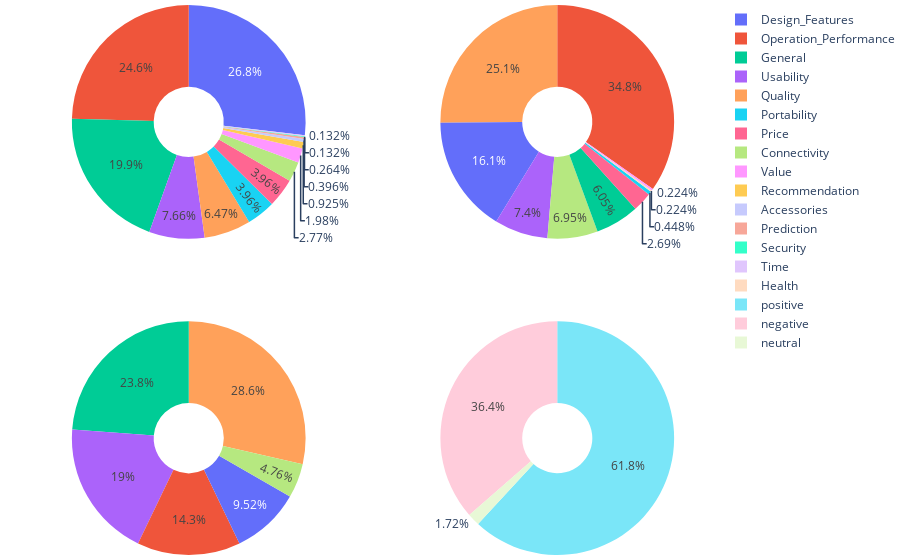

This figure's notebook cell:
### Code cell
import plotly.graph_objects as go
from plotly.subplots import make_subplots

# Create subplots: use 'domain' type for Pie subplot
fig = make_subplots(rows=2, cols=2, specs=[[{'type':'domain'}, {'type':'domain'}], [{'type':'domain'}, {'type':'domain'}]])
fig.add_trace(go.Pie(labels=df_cat.loc[df_cat['pol']=="positive",'cat'], 
                     values=df_cat.loc[df_cat['pol']=="positive",'counts'], 
                      name="pos"), 1, 1) #scalegroup='on',
fig.add_trace(go.Pie(labels=df_cat.loc[df_cat['pol']=="neutral",'cat'], 
                     values=df_cat.loc[df_cat['pol']=="neutral",'counts'], 
                     name="neu"), 2, 1) #scalegroup='on',
fig.add_trace(go.Pie(labels=df_cat.loc[df_cat['pol']=="negative",'cat'], 
                     values=df_cat.loc[df_cat['pol']=="negative",'counts'], 
                     name="neg"), 1, 2) #scalegroup='on'
fig.add_trace(go.Pie(labels=df_cat['pol'], 
                     values=df_cat['counts'], 
                     name="pol"), 2, 2)

# Use `hole` to create a donut-like pie chart
fig.update_traces(hole=.3, hoverinfo="label+percent+name")
fig.update_layout(margin=dict(t=0, b=0, l=0, r=0))


fig.show()

### Figure 1 — Plotly figure (JSON) as saved in the notebook; plotly's stock layout.template omitted (floating-point values rounded to 4 significant figures)
{"data": [{"domain": {"x": [0, 0.45], "y": [0.575, 1]}, "hole": 0.3, "hoverinfo": "label+percent+name", "labels": ["Accessories", "Connectivity", "Design_Features", "General", "Operation_Performance", "Portability", "Prediction", "Price", "Quality", "Recommendation", "Security", "Time", "Usability", "Value"], "name": "pos", "type": "pie", "values": [3, 21, 203, 151, 186, 30, 2, 30, 49, 7, 1, 1, 58, 15]}, {"domain": {"x": [0, 0.45], "y": [0, 0.425]}, "hole": 0.3, "hoverinfo": "label+percent+name", "labels": ["Connectivity", "Design_Features", "General", "Operation_Performance", "Quality", "Usability"], "name": "neu", "type": "pie", "values": [1, 2, 5, 3, 6, 4]}, {"domain": {"x": [0.55, 1], "y": [0.575, 1]}, "hole": 0.3, "hoverinfo": "label+percent+name", "labels": ["Connectivity", "Design_Features", "General", "Health", "Operation_Performance", "Portability", "Price", "Quality", "Usability", "Value"], "name": "neg", "type": "pie", "values": [31, 72, 27, 1, 155, 2, 12, 112, 33, 1]}, {"domain": {"x": [0.55, 1], "y": [0, 0.425]}, "hole": 0.3, "hoverinfo": "label+percent+name", "labels": ["positive", "negative", "neutral", "positive", "negative", "neutral", "positive", "negative", "neutral", "positive", "negative", "negative", "neutral", "positive", "negative", "positive", "positive", "negative", "positive", "negative", "neutral", "positive", "positive", "positive", "positive", "negative", "neutral", "positive", "negative", "positive"], "name": "pol", "type": "pie", "values": [3, 31, 1, 21, 72, 2, 203, 27, 5, 151, 1, 155, 3, 186, 2, 30, 2, 12, 30, 112, 6, 49, 7, 1, 1, 33, 4, 58, 1, 15]}], "layout": {"margin": {"b": 0, "l": 0, "r": 0, "t": 0}}}
